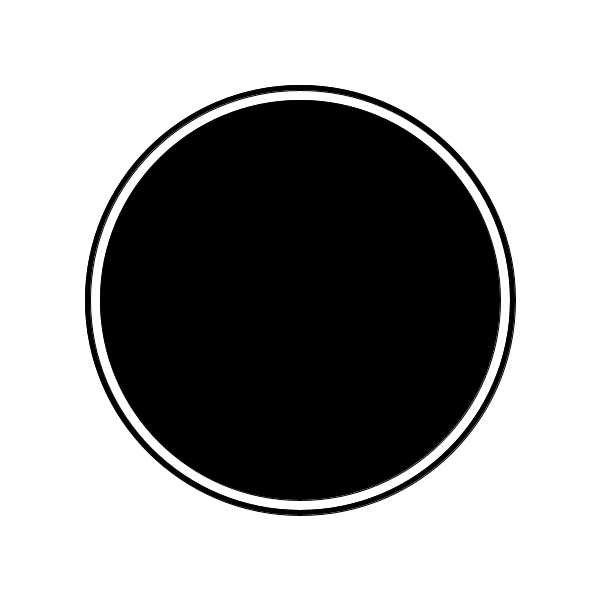
Frame 1 (no input)
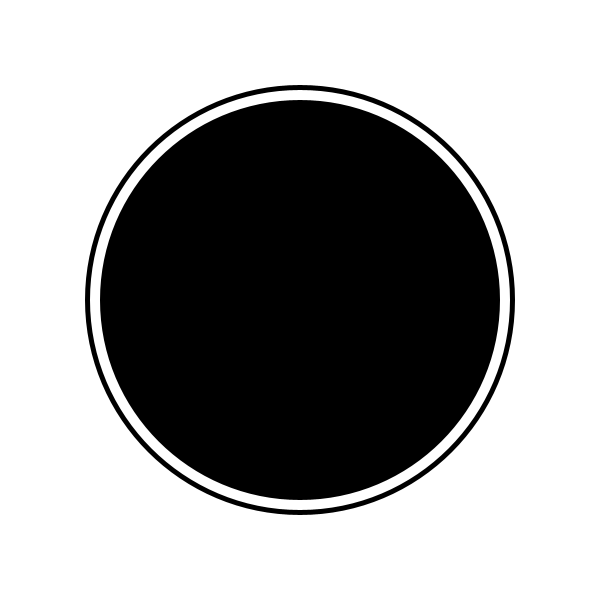
Frame 60 (the mouse pressed at the canvas centre just before this capture)
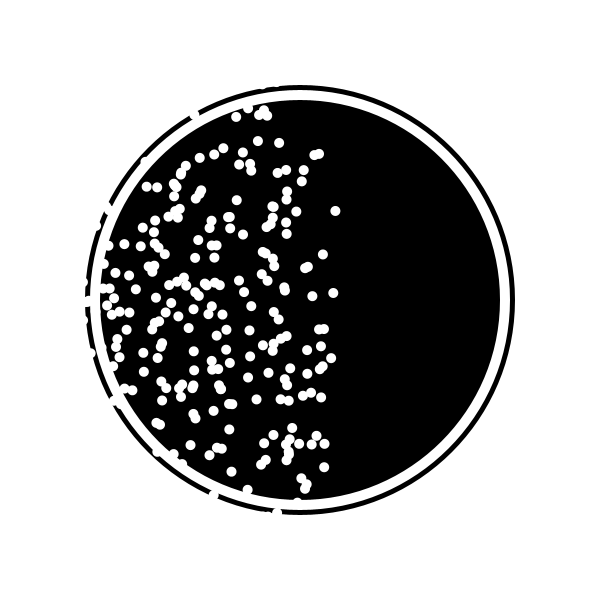
Frame 120 (the mouse held since frame 60 and released just before this capture)

The Processing sketch that drew these frames (run headless with seeded random() and noise(); from frame 60 on, the mouse is pressed at the canvas centre):

// Processing sketch: processing_113892
// ── processing_113892.pde

void setup()
{
  size (600, 600);
  background(255);
  smooth();
}

void draw()
{
  background(255);
  fill(0);
  ellipse(300, 300, 430, 430);
  fill(255);
  ellipse(300, 300, 420, 420);
  fill(0);
  ellipse(300, 300, 400, 400);


 
  float xPos;
  float yPos;
  int circleDistance =7;
 

  for (int x=0; x<50||x>301; x=x+circleDistance) {
    //defines the y-coordinate   
    for (int y=0; y<=300; y=y+circleDistance) {
      xPos = x + random(mouseX);
      yPos = y + random(mouseX);
     noStroke();
     fill(255);
     ellipse(xPos, yPos, 10, 10);
    }
  }
}
